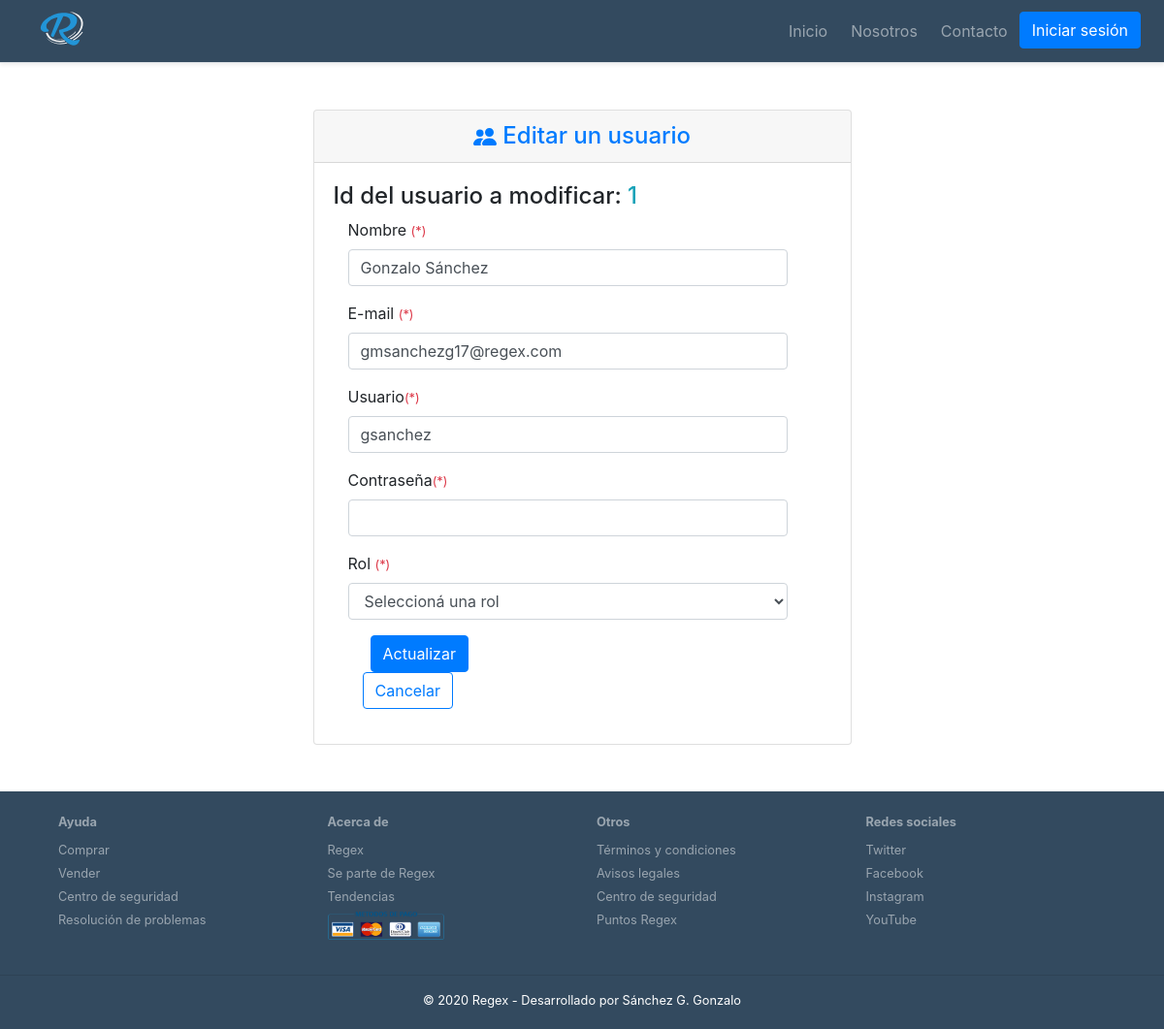
/usuario_editar.php?id_usuario=1, run on the app's committed database.
### tables this page shows
CREATE TABLE `usuarios` (
  `id_usuario` int(11) NOT NULL,
  `nombre` varchar(65) NOT NULL,
  `correo` varchar(100) NOT NULL,
  `usuario` varchar(45) NOT NULL,
  `contrasena` varchar(14) NOT NULL,
  `rol` int(1) NOT NULL
);

### class/DB.php (called while the page is built, shortened)
<?php
class DB
{
    static private $db;
    static function getConnection()
    {
        if (!isset(self::$db)) {
            try {
                self::$db = new PDO(
                    self::DSN,
                    self::USER,
                    self::PASSWORD,
                    [PDO::MYSQL_ATTR_INIT_COMMAND => 'SET NAMES ' . self::CHARSET]
                );
            } catch (Exception $e) {
                echo $e->getMessage();
            }
        }
        return self::$db;
    }
    static function getStatement($sql)
    {
        return self::getConnection()->prepare($sql);
    }
}

### class/Usuario.php (called while the page is built, shortened)
<?php
require_once 'DB.php';
class Usuario
{
    static function getById($id_usuario){
            $stmt = DB::getStatement('SELECT * FROM usuarios WHERE id_usuario = :id_usuario');
            $stmt->bindParam(':id_usuario',$id_usuario,PDO::PARAM_INT);
            $stmt->execute();
        return $stmt->fetchObject('Usuario');
    }
}

### usuario_editar.php (the view, shortened to what this page needs)
<?php
    require_once './class/Usuario.php';
    require './require/header.php';
$id_usuario = isset($_GET['id_usuario']) ? $_GET['id_usuario'] : '';
$user = Usuario::getById($id_usuario);
$errores = '';
    ?>
    <div class="container row-cols-1 my-5">
        <div class="card container col-md-6 px-0">
            <h4 class="text-primary card-header text-center">
                Editar un usuario
            </h4>
            <?php
            if(!isset($_POST['actualizar']) || $errores !== ''){
            ?>
            <div class="card-body">
                <h4>Id del usuario a modificar: <span class="text-info"><?= $user->id_usuario?></span></h4>
                <form action="" method="post" class="container row">
                    <div class="col-md-12">
                        <div class="form-row">
                            <div class="form-group col-md-12">
                                <label for="nombre">Nombre <span class="small text-danger">(*)</span></label>
                                <input type="text" name="nombre" class="form-control" id="nombre" value="<?= $user->nombre ?>">
                            </div>
                            <div class="form-group col-md-12">
                                <label for="correo">E-mail <span class="small text-danger">(*)</span></label>
                                <input type="email" name="correo" class="form-control" id="correo" value="<?= $user->correo ?>">
                            </div>
                            <div class="form-group col-md-12">
                                <label for="usuario">Usuario<span class="small text-danger">(*)</span></label>
                                <input type="text" name="usuario" class="form-control" id="usuario" value="<?= $user->usuario ?>">
                            </div>
                            <div class="form-group col-md-12">
                                <label for="contrasena">Contraseña<span class="small text-danger">(*)</span></label>
                                <input type="password" name="contrasena" class="form-control" id="contrasena">
                            </div>
                            <div class="form-group col-md-12">
                                <label for="rol">Rol <span class="small text-danger">(*)</span></label>
                                <select id="rol" name="rol" class="form-control">
                                    <option value="">Seleccioná una rol</option>
                                </select>
                            </div>
                        </div>
                        <div class="form-group col-lg-6 align-self-end">
                            <button type="submit" name="actualizar" class="btn btn-primary ml-md-2">Actualizar</button>
                            <a class="btn btn-outline-primary" href="usuarios_listado.php">Cancelar</a>
                        </div>
                    </div>
                </form>
            </div>
    <?php
            }
    ?>
    </div>
</div>
<?php
    require './require/footer.php';

### css/regex-estilos.css (style rules this page uses)
:root { --dark-blue : #334A5F; --lblue : #2295D7; --slate-white : #F0F1F2; }

### data on the page
usuarios: id_usuario "1", nombre "Gonzalo Sánchez", correo "gmsanchezg17@regex.com", usuario "gsanchez"
